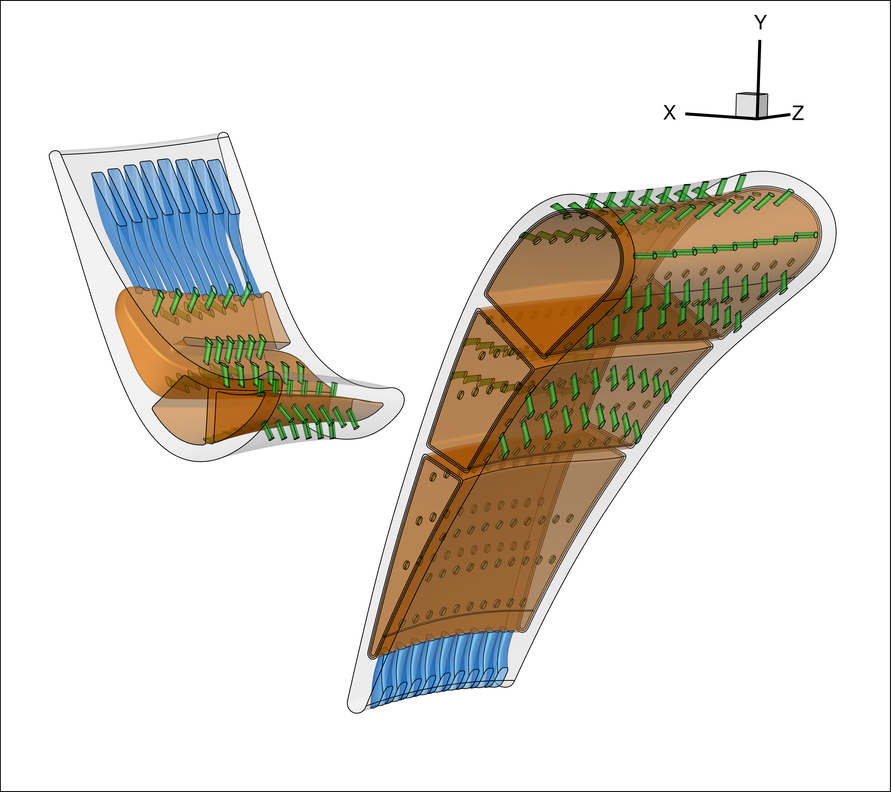
#> input picture tec/complete/01.png, 891 x 792 px, shrunk from 3000 x 2667 before the run
$ python trim.py
#> lines starting #> are read from the running program, lines starting #| are printed output that depends on the picture
import numpy as np
from PIL import Image

filenames = ["01.png", "02.png", "03.png", "04.png", "05.png", "50.png", "51.png", "70.png", "71.png", "72.png"]
outnames = ["11.png", "12.png", "13.png", "14.png", "15.png", "60.png", "61.png", "80.png", "81.png", "82.png"]

for i in range(len(filenames)):
	with Image.open(filenames[i]) as inp:
#> inp is the input picture: PIL image 891x792 RGB; mean R, G, B 225.6, 221.3, 214.3
		arr = np.array(inp)[5:-5,5:-5]
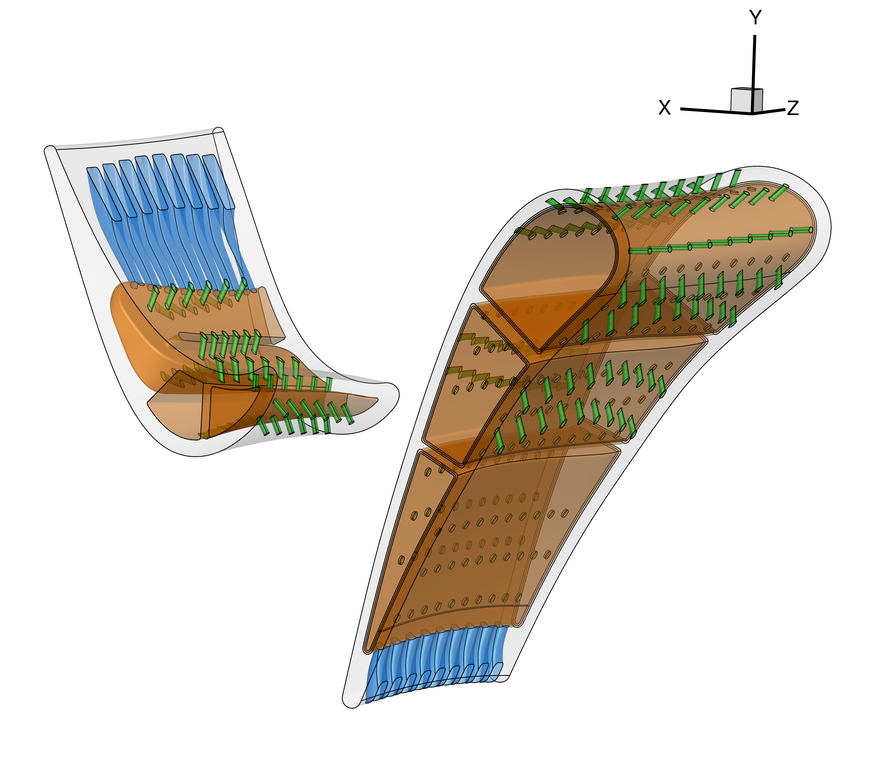
#> arr: shape (782, 881, 3); mean R, G, B 226, 221.6, 214.4
		out = Image.fromarray(arr)
		out.save(outnames[i])
#> pass 2 of the loop `for i in range(len(filenames)):`:
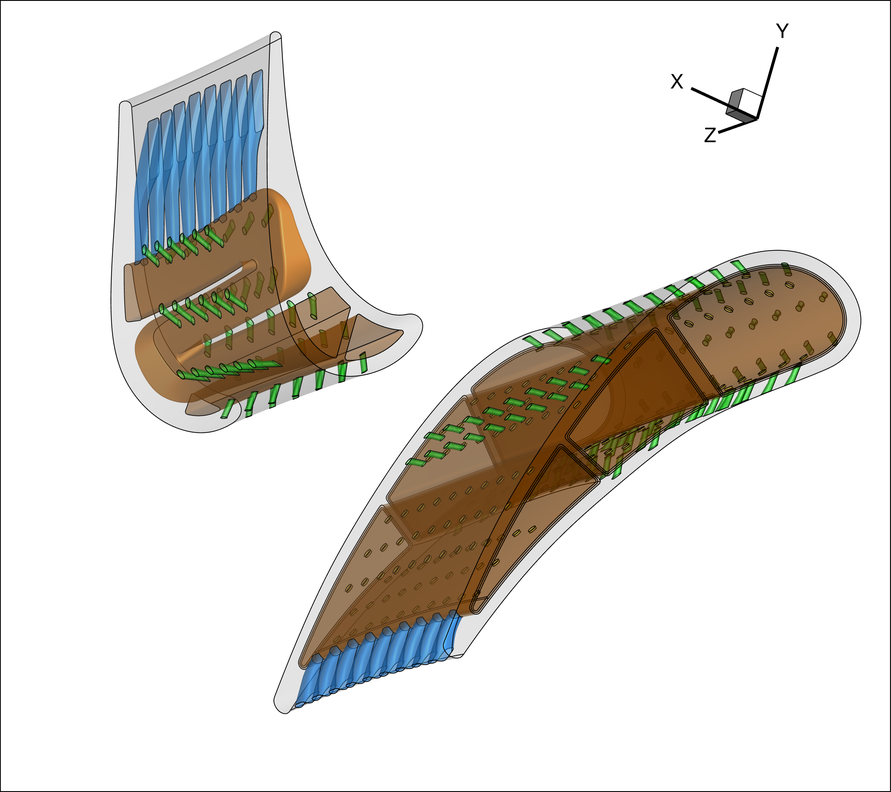
#> input picture tec/complete/02.png, 891 x 792 px, shrunk from 3000 x 2667 before the run
#> inp is the input picture: PIL image 891x792 RGB; mean R, G, B 223.2, 220.6, 215.5
#> `arr = np.array(inp)[5:-5,5:-5]`:
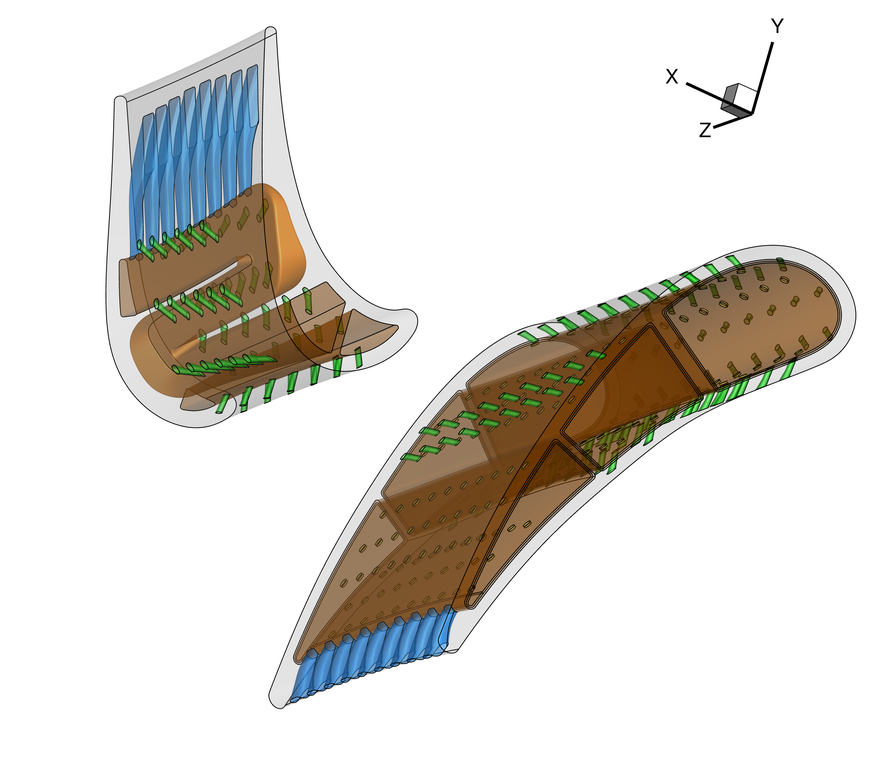
#> arr: shape (782, 881, 3); mean R, G, B 223.5, 220.8, 215.6
#> pass 3 of the loop `for i in range(len(filenames)):`:
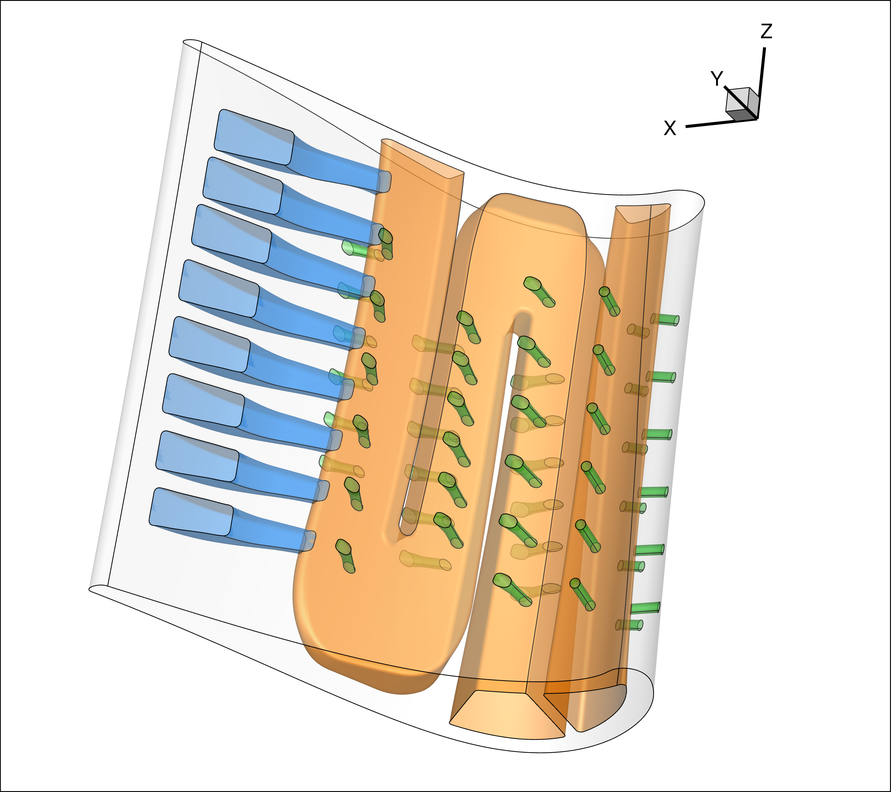
#> input picture tec/complete/03.png, 891 x 792 px, shrunk from 3000 x 2667 before the run
#> inp is the input picture: PIL image 891x792 RGB; mean R, G, B 232.4, 224.2, 212.6
#> `arr = np.array(inp)[5:-5,5:-5]`:
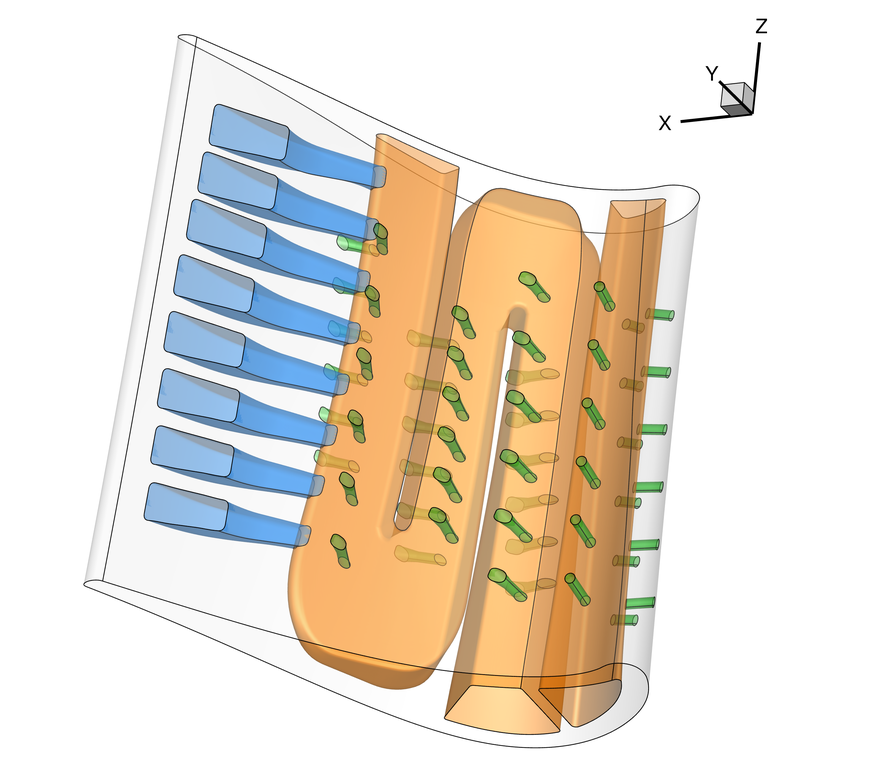
#> arr: shape (782, 881, 3); mean R, G, B 232.9, 224.5, 212.6
#> (the run stopped early here; a loop or call above may not have finished)
